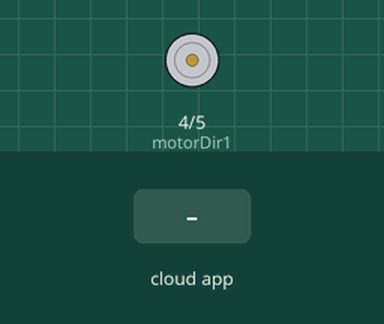
Recording of a sketch running on a simulated Arduino Uno, built with avr-gcc and run on an emulated ATmega328P. Shown: motor-driver pin pairs drawn as motors (green arrow = first pin HIGH = forward, orange = second pin HIGH = backward, longer = more drive, scaled by the enable pin). Inputs (shaded band) come from the test bench. The ROS host is connected and sends only what is stated.

Above: at 1.2 s.
1.3 s: the phone or cloud app sets linear.x to -100
At 2.0 s:
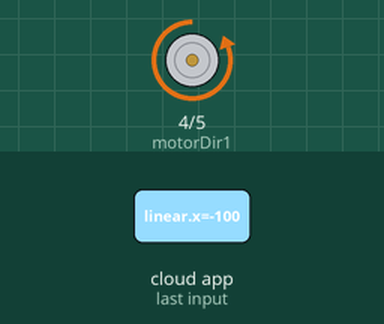
2.8 s: the phone or cloud app sets linear.x to 0
At 3.1 s:
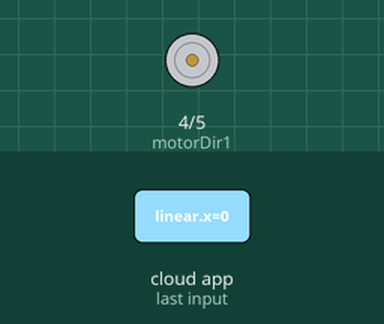
4.3 s: the phone or cloud app sets linear.x to 100
At 5.5 s:
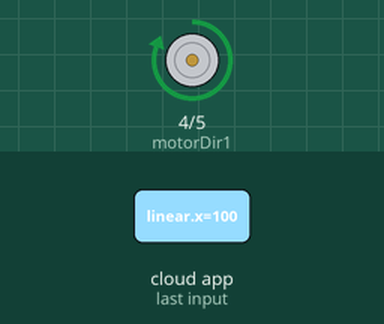
Timing chart, 0 to 7.3 s (numbered marks = the images above; inputs shaded):
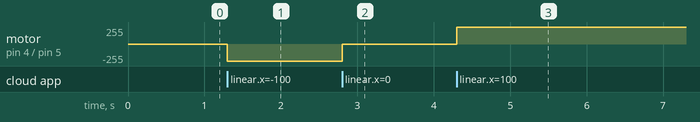

The sketch:

encoder_control.ino
```cpp
#include <ros.h>
// #include <std_msgs/Float32.h>
#include <geometry_msgs/Twist.h>


// Define motor control pins
const int motorPWM = 3;  // PWM pin for controlling motor speed
const int motorDir1 = 4;  // Direction pin 1
const int motorDir2 = 5;  // Direction pin 2

// Initialize ROS node
ros::NodeHandle nh;

// Define callback function to handle incoming motor commands
void motorCallback(const geometry_msgs::Twist& msg) {
  // Extract motor command from message
  float linearVelocity = msg.linear.x;
  float angularVelocity = msg.angular.z;

  // Determine motor direction based on sign of motorSpeed
  if (linearVelocity >= 0) {
    digitalWrite(motorDir1, HIGH);
    digitalWrite(motorDir2, LOW);
  } else {
    digitalWrite(motorDir1, LOW);
    digitalWrite(motorDir2, HIGH);
  }

  // Map motorSpeed from [-1, 1] to [0, 255] for PWM control
  int pwmValue = int(abs(linearVelocity) * 255);
  analogWrite(motorPWM, pwmValue);
}

// Initialize ROS subscriber
ros::Subscriber<geometry_msgs::Twist> sub("cmd_vel", &motorCallback);

void setup() {
  // Initialize serial communication
  nh.initNode();

  // Set motor control pins as outputs
  pinMode(motorPWM, OUTPUT);
  pinMode(motorDir1, OUTPUT);
  pinMode(motorDir2, OUTPUT);

  // Subscribe to cmd_vel topic
  nh.subscribe(sub);
}

void loop() {
  // Handle ROS communication
  nh.spinOnce();
}
```

Measured:
- after the input at 1.3 s, motor on pin 4 (motorDir1) / pin 5 (motorDir2): stopped → backward 255/255 at once
- after the input at 2.8 s, motor on pin 4 (motorDir1) / pin 5 (motorDir2): backward 255/255 → stopped at once
- after the input at 4.3 s, motor on pin 4 (motorDir1) / pin 5 (motorDir2): stopped → forward 255/255 at once
